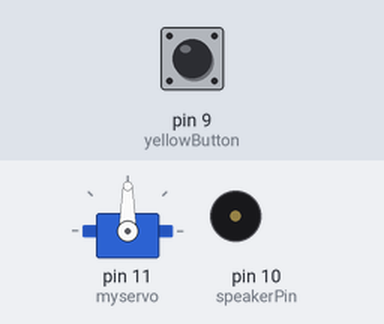
A sketch run on a simulated Arduino Uno, built with avr-gcc and run on an emulated ATmega328P. Parts: servo, buzzer (waves = sounding). Inputs (shaded band) come from the test bench; at power-on: pin 9 (yellowButton) LOW. What the sketch prints to the serial monitor is not drawn.

Above: at 1.2 s.
1.3 s: pin 9 (yellowButton) pulled HIGH for 0.15 s
At 1.42 s:
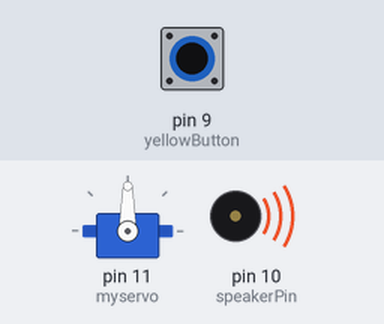
4.3 s: pin 9 (yellowButton) pulled HIGH for 1 s
At 7.0 s:
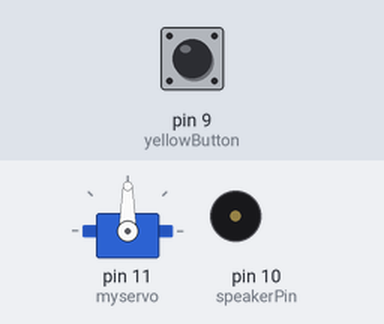
7.3 s: pin 9 (yellowButton) pulled HIGH for 3.2 s
At 7.42 s:
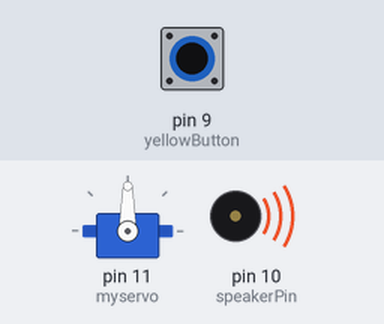
Timing chart, 0 to 13.5 s (numbered marks = the images above; inputs shaded):
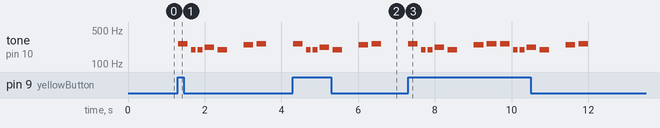

Measured:
- after the input at 1.3 s, tone on pin 10 (speakerPin): plays 262 Hz for 0.25 s, 196 Hz for 0.13 s, 196 Hz for 0.13 s, 220 Hz for 0.25 s, 196 Hz for 0.25 s, 247 Hz for 0.25 s … (7 notes in this stretch), starting at once
- after the input at 4.3 s, tone on pin 10 (speakerPin): plays 262 Hz for 0.25 s, 196 Hz for 0.13 s, 196 Hz for 0.13 s, 220 Hz for 0.25 s, 196 Hz for 0.25 s, 247 Hz for 0.25 s … (7 notes in this stretch), starting at once
- after the input at 7.3 s, tone on pin 10 (speakerPin): plays 262 Hz for 0.25 s, 196 Hz for 0.13 s, 196 Hz for 0.13 s, 220 Hz for 0.25 s, 196 Hz for 0.25 s, 247 Hz for 0.25 s … (14 notes in this stretch), starting at once

The sketch:

failedCode.ino
```cpp
#include <Servo.h>
#include "pitches.h"
// notes in the melody:
int melody[] = {
  NOTE_C4, NOTE_G3, NOTE_G3, NOTE_A3, NOTE_G3, 0, NOTE_B3, NOTE_C4
};

// note durations: 4 = quarter note, 8 = eighth note, etc.:
int noteDurations[] = {
  4, 8, 8, 4, 4, 4, 4, 4
};

Servo myservo;                // create servo object to control a servo
int pos = 0;                  // variable to store the servo position
int val;                      // variable to read the value from the analog pin
const int lightSensor = A0;
const int servoPin = 11;
const int speakerPin = 10;
const int yellowButton = 9;

void setup() {
  // put your setup code here, to run once:
  // initialize serial communication at 9600 bits per second:
  Serial.begin(9600);

  // Set the inputs and outputs
  pinMode(lightSensor, INPUT);  // pin A0 is one of the analogRead capable pins
  pinMode(yellowButton, INPUT); // pin 9
  myservo.attach(11);  // attaches the servo on pin 11 to the servo object
}

void loop() {

  // read the button
  int yellow_buttonstate = digitalRead(yellowButton);
  Serial.print(yellow_buttonstate);
  Serial.print("\n");

  if (yellow_buttonstate == 1) {
    // iterate over the notes of the melody:
    for (int thisNote = 0; thisNote < 8; thisNote++) {

      // to calculate the note duration, take one second divided by the note type.
      //e.g. quarter note = 1000 / 4, eighth note = 1000 / 8, etc.
      int noteDuration = 1000 / noteDurations[thisNote];
      tone(10, melody[thisNote], noteDuration);

      // to distinguish the notes, set a minimum time between them.
      // the note's duration + 30% seems to work well:
      int pauseBetweenNotes = noteDuration * 1.30;
      delay(pauseBetweenNotes);
      // stop the tone playing:
      noTone(10);

      val = map(val, 0, 1023, 0, 180);     // scale it to use it with the servo (value between 0 and 180)
      myservo.write(90);                  // sets the servo position according to the scaled value
      delay(15);                          // waits for the servo to get there
    }


  }
}
```
